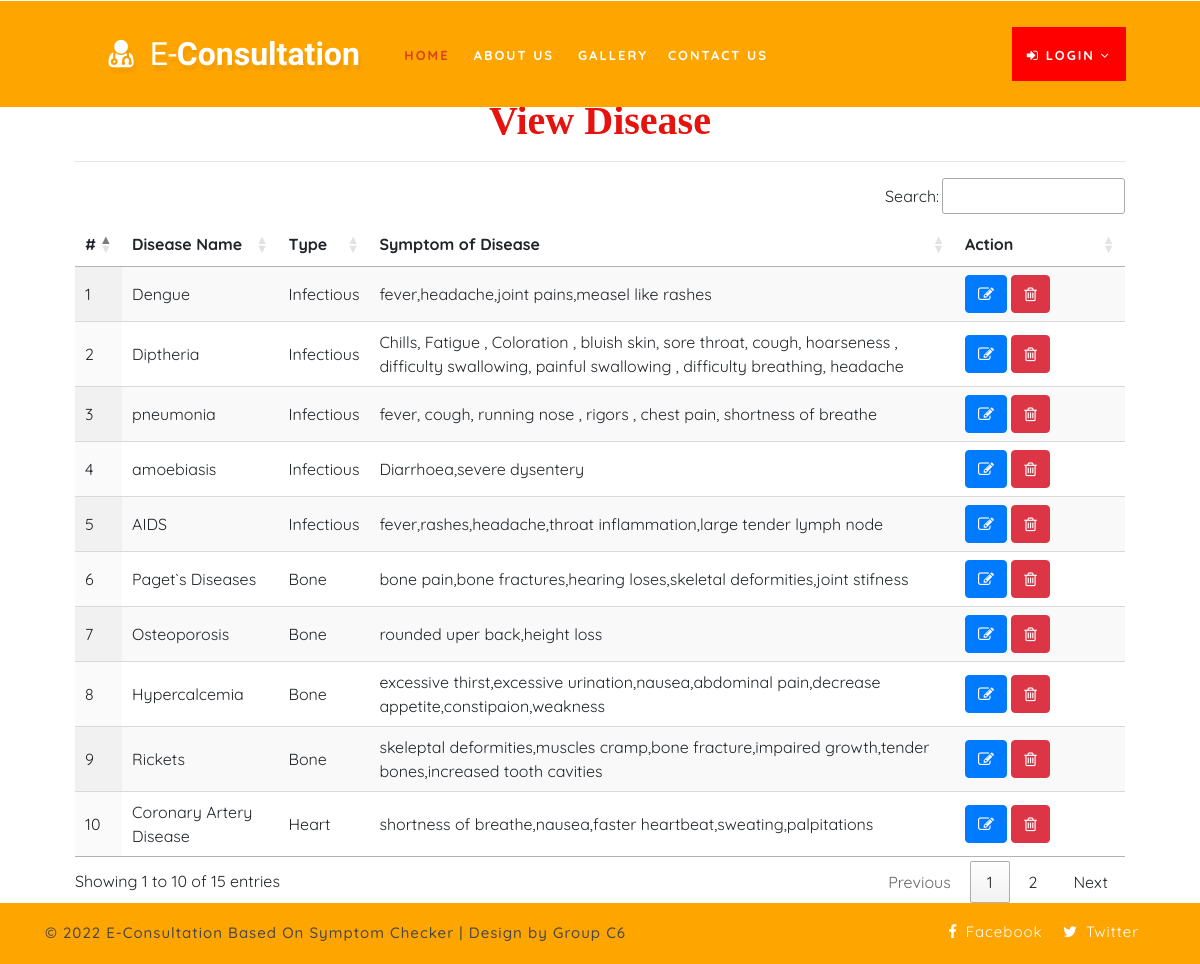
/view_disease, run on the app's committed database.
### health/models.py (models this page shows, shortened)
class Disease(models.Model):
    name = models.CharField(max_length=100, null=True)
    type = models.ForeignKey(Type, on_delete=models.CASCADE, null=True)
    symptom = models.TextField(null=True)

class Type(models.Model):
    name = models.CharField(max_length=100, null=True)

### health/views.py (the view)
# urls.py: path('view_disease', View_Disease, name="view_disease"),
def View_Disease(request):
    dis = Disease.objects.all()
    d = {'dis':dis}
    return render(request,'view_disease.html',d)

### health/templates/view_disease.html
{% extends 'index.html' %}
{% load static %}
{% block body %}
<div class="container-fluid" style="width:90%;margin-top:8%">
                    <div class="container-fluid">
                        <h1 align="center" style="font-weight:bold;font-family : 'Monotype Corsiva' ; color : #E6120E ;margin-top:4%">View Disease</h1>
                         </div><hr>
                                <table id="example" class="display" style="width:100%">
                                  <thead>
                                    <tr>
                                      <th># </th>
                                      <th>Disease Name</th>
                                      <th>Type</th>
                                      <th>Symptom of Disease</th>
                                      <th>Action</th>
                                  </tr>
                              </thead>
                              <tbody>
                              {% for i in dis %}
                                <tr>
                                  <td>{{forloop.counter}}</td>
                                  <td>{{i.name}}</td>
                                  <td>{{i.type.name}}</td>
                                  <td>{{i.symptom}}</td>
                                  <td style="width:150px">
                                      <a href="{% url 'edit_disease' i.id %}" ><button class="btn btn-primary"><i class="fa fa-edit"></i></button></a>
                                      <a href="{% url 'delete_disease' i.id %}" ><button class="btn btn-danger" onclick="return confirm('Are you sure?')"><i class="fa fa-trash-o"></i></button></a></td>
                              </tr>
                              {% endfor %}
                          </tbody>
                      </table>
                  </div>
{% endblock %}

### health/templates/index.html (shortened to what this page needs)
<!DOCTYPE html>
{% load static %}
<html>
<head>
	<link rel="stylesheet" href="{% static 'css/bootstrap.css' %}">
	<link href="{% static 'css/css_slider.css' %}" type="text/css" rel="stylesheet" media="all">
	<link rel="stylesheet" href="{% static 'css/style.css' %}" type="text/css" media="all" />
	<link href="{% static 'css/font-awesome.min.css' %}" rel="stylesheet">
<link rel='stylesheet' type='text/css' href="https://cdn.datatables.net/1.10.21/css/jquery.dataTables.min.css">
<link rel='stylesheet' type='text/css' href="https://cdn.datatables.net/buttons/1.6.2/css/buttons.dataTables.min.css">
</head>
<body>
<div class="main-top" style="background:Orange">
	<div class="container-fluid">
		<div class="header d-md-flex justify-content-between align-items-center py-3">
			<div id="logo" style="margin-left:8%">
				<h1>
					<a href="{% url 'home' %}">
						<span class="fa fa-user-md mr-2"></span>
						<span class="logo-sp">E-</span>Consultation
					</a>
				</h1>
			</div>
			{% if request.user.is_staff %}
			<div class="nav_w3ls" style="margin-right:4%">
				<nav>
					<label for="drop1" class="toggle">Menu</label>
					<input type="checkbox" id="drop1" />
					<ul class="menu" style="padding:15px;width:100%">
						<li class="mx-lg-4 mx-md-3 my-md-0 my-2"><a href="{% url 'admin_home' %}" class="active">Home</a></li>
						<li>
							<label for="drop-2" class="toggle toogle-2"> <span class="fa fa-angle-down" aria-hidden="true"></span>
							</label>
							<a href="#"> Doctor <span class="fa fa-angle-down" aria-hidden="true"></span></a>
							<ul style="margin-top:2%;width:40%;margin-right:0%">
								<li style="width:100%;"><a href="{% url 'add_doctor' %}" class="drop-text">Add Doctor</a></li>
								<li style="width:100%;"><a href="{% url 'view_doctor' %}" class="drop-text">View Doctor</a></li>
							</ul>
						</li>
						<li class="mx-lg-4 mx-md-3 my-md-0 my-2">
							<label for="drop-2" class="toggle toogle-2"> <span class="fa fa-angle-down" aria-hidden="true"></span>
							</label>
							<a href="#"> Disease <span class="fa fa-angle-down" aria-hidden="true"></span></a>
							<ul style="margin-top:2%;width:40%;margin-right:4%">
								<li style="width:100%;"><a href="{% url 'add_disease' %}" class="drop-text">Add Disease</a></li>
								<li style="width:100%;"><a href="{% url 'view_disease' %}" class="drop-text">View Disease</a></li>
							</ul>
						</li>
						<li><a href="{% url 'view_patient' %}">View Patient</a></li>
						<li class="mx-lg-4 mx-md-3 my-md-0 my-2"><a href="{% url 'view_feedback' %}">View Feedback</a></li>
						<li><a href="{% url 'view_notify' %}"><i class="fa fa-bell"></i> </a></li>
					</ul>
				</nav>
			</div>
			<div class="nav_w3ls" style="margin-right:3%">
				<nav>
					<label for="drop2" class="toggle">Menu</label>
					<input type="checkbox" id="drop2" />
					<ul class="menu">
						<li class="mx-lg-4 mx-md-3 my-md-0 my-2" style="background:red;padding:8px">
							<label for="drop-2" class="toggle toogle-2"> <span class="fa fa-angle-down" aria-hidden="true"></span>
							</label>
							<a href="#"><i class="fa fa-user"></i> {{request.user.username}} <span class="fa fa-angle-down" aria-hidden="true"></span></a>
							<ul style="margin-top:10%;width:80%;margin-right:5%">
								<li style="width:100%;"><a href="{% url 'change_password' %}" class="drop-text">Password</a></li>
								<li style="width:100%;"><a href="{% url 'logout' %}" class="drop-text">Logout</a></li>
							</ul>
						</li>
					</ul>
				</nav>
			</div>
			{% else %}
			{% if request.user.is_authenticated %}
			{% if request.user ==  "pat" %}
			<div class="nav_w3ls" style="margin-left:5%;font-weight:bold">
				<nav>
					<label for="drop3" class="toggle">Menu</label>
					<input type="checkbox" id="drop3" />
					<ul class="menu" style="padding:15px;width:100%">
						<li><a href="{% url 'patient_home' %}" class="active">Home</a></li>
						<li class="mx-lg-4 mx-md-3 my-md-0 my-2"><a href="{% url 'search_doctor' %}">Search Doctor</a></li>
						<li><a href="{% url 'predict_disease' '0' %}">Symptom checker</a></li>
						<li class="mx-lg-4 mx-md-3 my-md-0 my-2"><a href="{% url 'profile_doctor' %}">My Detail</a></li>
						<li><a href="{% url 'sent_feedback' %}">Feedback</a></li>
					</ul>
				</nav>
			</div>
			<div class="nav_w3ls" style="margin-right:3%">
				<nav>
					<label for="drop4" class="toggle">Menu</label>
					<input type="checkbox" id="drop4" />
					<ul class="menu">
						<li class="mx-lg-4 mx-md-3 my-md-0 my-2" style="background:red;padding:8px">
							<label for="drop-3" class="toggle toogle-3"> <span class="fa fa-angle-down" aria-hidden="true"></span>
							</label>
							<a href="#"><i class="fa fa-sign-in"></i> Hello,{{request.user.username}} <span class="fa fa-angle-down" aria-hidden="true"></span></a>
							<ul style="margin-top:8%;width:80%;margin-right:5%">
								<li style="width:100%;"><a href="{% url 'change_password' %}" class="drop-text"> Password</a></li>
								<li style="width:100%;"><a href="{% url 'logout' %}" class="drop-text"> Logout</a></li>
							</ul>
						</li>
					</ul>
				</nav>
			</div>
			{% else %}
			<div class="nav_w3ls" style="margin-right:4%">
				<nav>
					<label for="drop5" class="toggle">Menu</label>
					<input type="checkbox" id="drop5" />
					<ul class="menu" style="padding:15px;width:100%">
						<li><a href="{% url 'doctor_home' %}" class="active">Home</a></li>
						<li class="mx-lg-4 mx-md-3 my-md-0 my-2">
							<a href="{% url 'profile_doctor' %}">My Detail</a></li>
							<li><a href="{% url 'notification' %}">Notification</a></li>
						</ul>
					</nav>
				</div>
				<div class="nav_w3ls" style="margin-right:3%">
					<nav>
						<label for="drop6" class="toggle">Menu</label>
						<input type="checkbox" id="drop6" />
						<ul class="menu">
							<li class="mx-lg-4 mx-md-3 my-md-0 my-2" style="background:red;padding:8px">
								<label for="drop6" class="toggle toogle-2"> <span class="fa fa-angle-down" aria-hidden="true"></span>
								</label>
								<a href="#"><i class="fa fa-user"></i> {{request.user.username}} <span class="fa fa-angle-down" aria-hidden="true"></span></a>
								<ul style="margin-top:10%;width:80%;margin-right:5%">
									<li style="width:100%;"><a href="{% url 'change_password' %}" class="drop-text">Password</a></li>
									<li style="width:100%;"><a href="{% url 'logout' %}" class="drop-text">Logout</a></li>
								</ul>
							</li>
						</ul>
					</nav>
				</div>
				{% endif %}
				{% else %}
				<div class="nav_w3ls" style="margin-right:15%">
					<nav>
						<ul class="menu" style="padding:25px;width:100%">
							<li><a href="{% url 'home' %}" class="active">Home</a></li>
							<li class="mx-lg-4 mx-md-3 my-md-0 my-2">
								<a href="{% url 'about' %}">About Us</a></li>
								<li><a href="{% url 'gallery' %}">Gallery</a></li>
								<li style="padding-left:20px"><a href="{% url 'contact' %}">Contact Us</a></li>
							</ul>
						</nav>
					</div>
					<div class="nav_w3ls" style="margin-right:3%">
						<nav>
							<ul class="menu">
								<li class="mx-lg-4 mx-md-3 my-md-0 my-2" style="background:red;padding:15px">
									<a href="#"><i class="fa fa-sign-in"></i> Login <span class="fa fa-angle-down" aria-hidden="true"></span></a>
								</li>
							</ul>
						</nav>
					</div>
					{% endif %}
					{% endif %}
				</div>
			</div>
		</div>
		{% block body %}
		{% endblock %}
	<div class="copy-w3pvt" style="background:orange">
		<div class="container py-3">
			<div style="color:black" class="row">
				<div class="col-lg-7 w3ls_footer_grid1_left text-lg-left text-center">
					<p >&copy; 2022 E-Consultation Based On Symptom Checker | Design by Group C6 </p>
			</div>
			<div class="col-lg-5 w3ls_footer_grid_left1_pos text-lg-right text-center mt-lg-0 mt-2">
				<ul style="color:white">
					<li>
						<a href="#" style="color:white" class="facebook">
							<span class="fa fa-facebook-f mr-2"></span>Facebook</a>
						</li>
						<li class="mx-3">
							<a href="#" style="color:white" class="twitter">
								<span class="fa fa-twitter mr-2"></span>Twitter</a>
							</li>
						</ul>
					</div>
				</div>
			</div>
		</div>
	</body>
	</html>

### health/static/css/style.css (style rules this page uses)
body { padding: 0; margin: 0; background: #FFF; font-family: 'Quicksand', sans-serif; }
body a, body button { transition: 0.5s all; -webkit-transition: 0.5s all; -moz-transition: 0.5s all; -o-transition: 0.5s all; -ms-transition: 0.5s all; text-decoration: none; }
html { scroll-behavior: smooth; }
h1, h2, h3, h4, h5, h6 { margin: 0; padding: 0; font-family: 'Mukta', sans-serif; }
p { margin: 0; padding: 0; font-size: 15px; letter-spacing: 1px; line-height: 1.9; color: #999; font-family: 'Quicksand', sans-serif; }
ul, ol { margin: 0; padding: 0; }
.main-top { position: absolute; z-index: 999; width: 100%; background: rgba(0, 0, 0, 0.4); }
nav { margin: 0; padding: 0; }
#logo a { float: left; display: initial; font-weight: 700; font-size: 32px; color: #fff; text-shadow: 2px 5px 3px rgba(0, 0, 0, 0.06); padding: 0; }
span.logo-sp { font-weight: 100; }
nav:after { content: ""; display: table; clear: both; }
nav ul { float: right; padding: 0; margin: 0; list-style: none; position: relative; }
nav ul li { margin: 0px; display: inline-block; float: left; }
nav a { padding: 0; color: #fff; font-size: 13px; letter-spacing: 2px; font-weight: 700; text-transform: uppercase; display: inline-block; transition: 0.5s all; -webkit-transition: 0.5s all; -moz-transition: 0.5s all; -o-transition: 0.5s all; -ms-transition: 0.5s all; }
.menu li a.active, .menu li a:hover { color: #2196f3; transition: 0.5s all; -webkit-transition: 0.5s all; -moz-transition: 0.5s all; -o-transition: 0.5s all; -ms-transition: 0.5s all; color: #d84315; }
li>a:only-child:after { content: ''; }
.w3ls_footer_grid_left1_pos ul li, ul.list-part li { display: inline-block; }
.w3ls_footer_grid_left1_pos ul li a { color: #000; text-decoration: none; letter-spacing: 1px; font-size: 15px; }
.w3ls_footer_grid1_left p { color: #484848; font-weight: 500; }

### data on the page
Disease: name "Dengue", type.name "Infectious", symptom "fever,headache,joint pains,measel like rashes"
Disease: name "Diptheria", type.name "Infectious", symptom "Chills, Fatigue , Coloration , bluish skin, sore throat, cough, hoarseness , difficulty swallowing, painful swallowing , difficulty breathing, headache"
Disease: name "pneumonia", type.name "Infectious", symptom "fever, cough, running nose , rigors , chest pain, shortness of breathe"
Disease: name "amoebiasis", type.name "Infectious", symptom "Diarrhoea,severe dysentery"
Disease: name "AIDS", type.name "Infectious", symptom "fever,rashes,headache,throat inflammation,large tender lymph node"
Disease: name "Paget`s Diseases", type.name "Bone", symptom "bone pain,bone fractures,hearing loses,skeletal deformities,joint stifness"
Disease: name "Osteoporosis", type.name "Bone", symptom "rounded uper back,height loss"
Disease: name "Hypercalcemia", type.name "Bone", symptom "excessive thirst,excessive urination,nausea,abdominal pain,decrease appetite,constipaion,weakness"
Disease: name "Rickets", type.name "Bone", symptom "skeleptal deformities,muscles cramp,bone fracture,impaired growth,tender bones,increased tooth cavities"
Disease: name "Coronary Artery Disease", type.name "Heart", symptom "shortness of breathe,nausea,faster heartbeat,sweating,palpitations"
